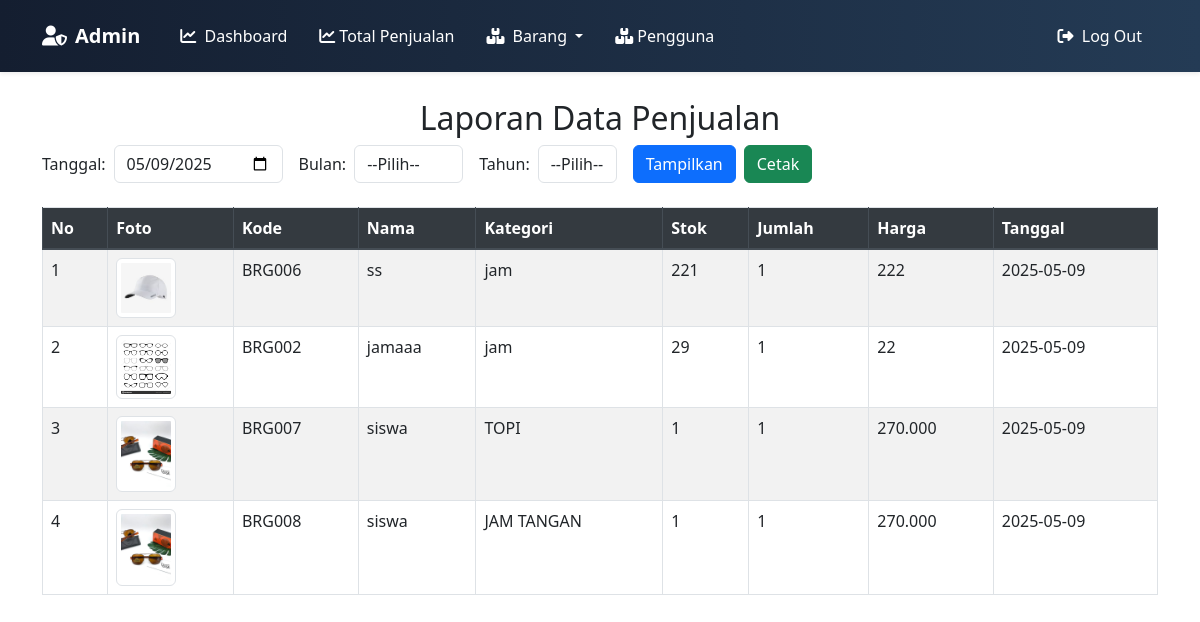
The app's page /admin/data_penjualan.php?tanggal=2025-05-09 with its own data.
### tables this page shows
CREATE TABLE `data_penjualan` (
  `kode` varchar(10) NOT NULL,
  `nama` varchar(50) NOT NULL,
  `jumlah` int(50) NOT NULL,
  `harga` int(50) NOT NULL,
  `tanggal` date NOT NULL
);

CREATE TABLE `barang` (
  `kode` varchar(50) NOT NULL,
  `nama` varchar(50) NOT NULL,
  `kategori` varchar(100) DEFAULT NULL,
  `stok` int(100) DEFAULT NULL,
  `harga` int(50) NOT NULL,
  `foto` varchar(255) DEFAULT NULL,
  `tanggal` date DEFAULT curdate(),
  `terjual` int(11) DEFAULT 0
);

### function.php (called while the page is built, shortened)
<?php
function koneksi() {
    $conn = mysqli_connect("localhost", "root", "", "kasir");
    return $conn;
}
function select($query) {
    $conn = koneksi();
    $result = mysqli_query($conn, $query);
    $rows = [];
    while ($row = mysqli_fetch_assoc($result)) {
        $rows[] = $row;
    }
    return $rows;
}
?>

### admin/data_penjualan.php (the view, shortened to what this page needs)
<!DOCTYPE html>
<html>
<head>
	<link rel="stylesheet" type="text/css" href="../style/bootstrap.min.css">
</head>
<?php include 'header.php'; ?>
<body>
<div class="container"><br>
	<div style="text-align: center;">
		<h2>Laporan Data Penjualan</h2>
	</div>
	<form method="GET" class="form-inline mb-4">
		<label class="mr-2">Tanggal:</label>
		<input type="date" name="tanggal" class="form-control mr-3" value="<?php echo $_GET['tanggal'] ?? ''; ?>">
		<label class="mr-2">Bulan:</label>
		<select name="bulan" class="form-control mr-3">
			<option value="">--Pilih--</option>
		</select>
		<label class="mr-2">Tahun:</label>
		<select name="tahun" class="form-control mr-3">
			<option value="">--Pilih--</option>
		</select>
		<button type="submit" class="btn btn-primary mr-2">Tampilkan</button>
		<a href="laporan_penjualan_cetak.php?<?php echo http_build_query($_GET); ?>" class="btn btn-success" target="_blank">Cetak</a>
	</form>
	<table class="table table-bordered table-striped">
		<thead class="thead-dark">
			<tr>
				<th>No</th>
				<th>Foto</th>
				<th>Kode</th>
				<th>Nama</th>
				<th>Kategori</th>
				<th>Stok</th>
				<th>Jumlah</th>
				<th>Harga</th>
				<th>Tanggal</th>
			</tr>
		</thead>
		<tbody>
			<?php
			include '../function.php';
			$where = [];
			if (!empty($_GET['tanggal'])) {
				$where[] = "dp.tanggal = '" . $_GET['tanggal'] . "'";
			}
			$filterSql = $where ? "WHERE " . implode(' AND ', $where) : "WHERE dp.tanggal = CURDATE()";
			$sql = "SELECT dp.kode, dp.nama, dp.jumlah, dp.harga, dp.tanggal,
						b.kategori, b.foto, b.stok
					FROM data_penjualan dp
					LEFT JOIN barang b ON dp.kode = b.kode
					$filterSql
					ORDER BY dp.tanggal DESC";
			$dataPenjualan = select($sql);
			$no = 1;
			foreach ($dataPenjualan as $data) {
			?>
			<tr>
				<td><?php echo $no++; ?></td>
				<td>
					<?php if (!empty($data['foto'])): ?>
						<img src="../uploads/<?php echo htmlspecialchars($data['foto']); ?>" class="img-thumbnail">
					<?php else: ?>
						<small>Tidak ada gambar</small>
					<?php endif; ?>
				</td>
				<td><?php echo $data['kode']; ?></td>
				<td><?php echo $data['nama']; ?></td>
				<td><?php echo htmlspecialchars($data['kategori']); ?></td>
				<td><?php echo $data['stok']; ?></td>
				<td><?php echo $data['jumlah']; ?></td>
				<td><?php echo number_format($data['harga'], 0, ',', '.'); ?></td>
				<td><?php echo $data['tanggal']; ?></td>
			</tr>
			<?php } ?>
		</tbody>
	</table>
</div>
</body>
</html>

### admin/header.php (shortened to what this page needs)
<!DOCTYPE html>
<html lang="en">
<head>
</head>
<body>
<link href="https://cdn.jsdelivr.net/npm/bootstrap@5.3.0/dist/css/bootstrap.min.css" rel="stylesheet">
<link href="https://cdnjs.cloudflare.com/ajax/libs/font-awesome/6.4.0/css/all.min.css" rel="stylesheet">
<link href="https://cdn.jsdelivr.net/npm/bootstrap@5.3.0/dist/css/bootstrap.min.css" rel="stylesheet">
<link href="https://cdnjs.cloudflare.com/ajax/libs/font-awesome/6.4.0/css/all.min.css" rel="stylesheet">
<nav class="navbar navbar-expand-lg navbar-dark bg-gradient-custom shadow-sm py-3 fixed-top">
    <div class="container">
        <a class="navbar-brand fw-bold d-flex align-items-center" href="#">
            <i class="fas fa-user-shield me-2"></i> Admin
        </a>
        <div class="collapse navbar-collapse" id="navbarResponsive">
            <ul class="navbar-nav me-auto mb-2 mb-lg-0">
            <li class="nav-item">
                    <a class="nav-link active" aria-current="page" href="home.php"><i class="fas fa-chart-line me-1"></i> Dashboard</a>
                </li>
                <li class="nav-item">
                    <a class="nav-link active" aria-current="page" href="penjualan.php"><i class="fas fa-chart-line me-1"></i>Total Penjualan</a>
                </li>
                <li class="nav-item dropdown">
    <a class="nav-link dropdown-toggle" href="#" id="barangDropdown" role="button" data-bs-toggle="dropdown" aria-expanded="false">
        <i class="fas fa-boxes me-1"></i> Barang
    </a>
</li>
                <li class="nav-item">
                    <a class="nav-link" href="akun.php"><i class="fas fa-boxes me-1"></i>Pengguna</a>
                </li>
            </ul>
            <ul class="navbar-nav ms-auto">
                <li class="nav-item">
                    <a class="nav-link logout-btn px-3 py-1 rounded" href="../"><i class="fas fa-sign-out-alt me-1"></i> Log Out</a>
                </li>
            </ul>
        </div>
    </div>
</nav>
</body>
</html>

### admin/data_penjualan.php (style rules this page uses)
.img-thumbnail { width: 60px; height: 60px; object-fit: cover; }

### admin/header.php (style rules this page uses)
.bg-gradient-custom { background: linear-gradient(90deg, #141e30 0%, #243b55 100%); }
.navbar .nav-link { color: #f1f1f1; transition: all 0.3s ease; }
.logout-btn { background-color: #dc3545; color: white !important; transition: background 0.3s ease; }
body { padding-top: 75px; }
.navbar { background-color: #343a40; padding: 1rem 2rem; box-shadow: 0 2px 6px rgba(0, 0, 0, 0.2); }
.navbar-brand { font-weight: bold; color: #fff; font-size: 1.4rem; }
.navbar-nav .nav-link { color: #fff !important; margin-left: 1rem; transition: color 0.3s ease; }

### records on screen
data_penjualan: kode.foto (picture), kode "BRG006", nama "ss", kode.kategori "jam", kode.stok "221", jumlah "1", harga "222", tanggal "2025-05-09"
data_penjualan: kode.foto (picture), kode "BRG002", nama "jamaaa", kode.kategori "jam", kode.stok "29", jumlah "1", harga "22", tanggal "2025-05-09"
data_penjualan: kode.foto (picture), kode "BRG007", nama "siswa", kode.kategori "TOPI", kode.stok "1", jumlah "1", harga "270.000", tanggal "2025-05-09"
data_penjualan: kode.foto (picture), kode "BRG008", nama "siswa", kode.kategori "JAM TANGAN", kode.stok "1", jumlah "1", harga "270.000", tanggal "2025-05-09"
